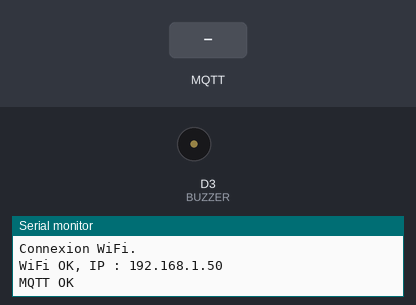
Bench run of a sketch on a simulated Arduino Uno R4 WiFi. Parts: buzzer (waves = sounding), the last lines printed to the serial monitor. The inputs (shaded band) are chosen by the test bench. WiFi joins after 1.5 s; servers stay silent unless stated; random numbers use the default seed unless the sketch sets one; no MQTT or app messages arrive unless stated.

Above: at 8.7 s.
8.8 s: MQTT message "bip" arrives on the first subscribed topic
At 8.9 s:
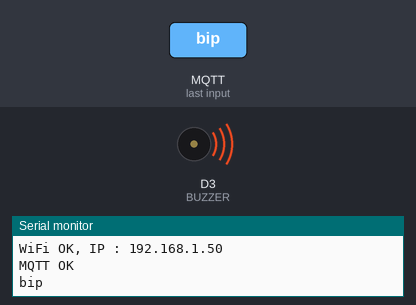
10.5 s: MQTT message "1" arrives on the first subscribed topic
At 11.1 s:
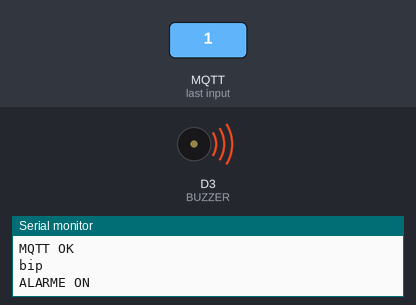
12.0 s: MQTT message "0" arrives on the first subscribed topic
Timing chart, 0 to 15.0 s (numbered marks = the images above; inputs shaded):
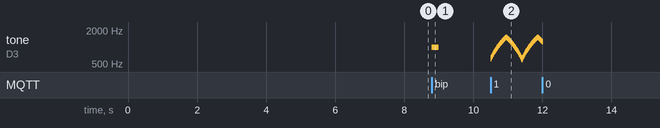

The sketch:

code_arduino_2.ino
```cpp
#include <WiFiS3.h>
#include <PubSubClient.h>

//const char ssid[] = "iPhone de kh";
//const char pass[] = "1234@@@@";
const char ssid[] = "iPhone";
const char pass[] = "Baudsouvv";

// ---- MQTT ----
const char *mqtt_broker = "broker.emqx.io";
const int   mqtt_port   = 1883;
const char *TOPIC_ALARME_CMD = "dataCastres/alarme_cmd";

// ---- Matériel ----
const int BUZZER = 3;

// ---- Sirène ----
const int FREQ_MIN = 600;               // Hz
const int FREQ_MAX = 1500;              // Hz
const unsigned long DELAI_ETAPE = 10;   // ms entre deux changements de fréquence

WiFiClient wifiClient;
PubSubClient mqtt(wifiClient);
String client_id;

bool alarmeActive = false;              // piloté par Node-RED via MQTT
bool etaitActive  = false;              // détecte le moment où l'alarme s'arrête
int frequence = FREQ_MIN;
int pas = 20;
unsigned long derniereEtape = 0;
unsigned long lastReconnect = 0;

void connectWiFi() {
  noTone(BUZZER);                       // silence pendant la reconnexion
  Serial.print("Connexion WiFi");
  while (WiFi.status() != WL_CONNECTED) {
    WiFi.begin(ssid, pass);
    delay(3000);
    Serial.print(".");
  }
  while (WiFi.localIP() == IPAddress(0, 0, 0, 0)) delay(200);
  Serial.print("\nWiFi OK, IP : ");
  Serial.println(WiFi.localIP());
}

bool connectMQTT() {
  if (mqtt.connect(client_id.c_str())) {
    Serial.println("MQTT OK");
    mqtt.subscribe(TOPIC_ALARME_CMD);
    return true;
  }
  Serial.print("Echec MQTT, rc=");
  Serial.println(mqtt.state());
  return false;
}

void callback(char *topic, byte *payload, unsigned int length) {
  String msg;
  msg.reserve(length);                       // évite les réallocations mémoire
  for (unsigned int i = 0; i < length; i++) {
    msg += (char)payload[i];
  }
  msg.trim();

  // --- Message "bip" ---
  if (msg == "bip") {
    if (!alarmeActive) {                     // si la sirène tourne déjà, inutile
      tone(BUZZER, 1000, 200);     // avec durée : non bloquant
    }
    Serial.println("bip");
    return;
  }

  // --- Message "1" (alarme ON) ou autre (alarme OFF) ---
  bool nouvelEtat = (msg == "1");
  if (nouvelEtat != alarmeActive) {          // n'affiche que les changements
    alarmeActive = nouvelEtat;
    Serial.println(alarmeActive ? "ALARME ON" : "alarme off");
  }
}                                            // <-- l'accolade qui manquait

// Sirène qui monte puis redescend, sans bloquer la boucle
void sirene() {
  if (millis() - derniereEtape >= DELAI_ETAPE) {
    derniereEtape = millis();
    frequence += pas;

    if (frequence >= FREQ_MAX) {
      frequence = FREQ_MAX;
      pas = -abs(pas);
    } else if (frequence <= FREQ_MIN) {
      frequence = FREQ_MIN;
      pas = abs(pas);
    }
    tone(BUZZER, frequence);
  }
}

void setup() {
  pinMode(BUZZER, OUTPUT);
  Serial.begin(115200);
  delay(3000);

  randomSeed(analogRead(A0));
  client_id = "dataCastres-A2-" + String(random(0xFFFF), HEX);

  connectWiFi();
  mqtt.setServer(mqtt_broker, mqtt_port);
  mqtt.setCallback(callback);
  connectMQTT();
}

void loop() {
  unsigned long now = millis();

  if (WiFi.status() != WL_CONNECTED) connectWiFi();

  if (!mqtt.connected()) {
    if (now - lastReconnect >= 5000) {
      lastReconnect = now;
      connectMQTT();
    }
  } else {
    mqtt.loop();
  }

  if (alarmeActive) {
    sirene();
  } else if (etaitActive) {             // l'alarme vient de s'arrêter
    noTone(BUZZER);
    frequence = FREQ_MIN;
    pas = abs(pas);
  }
  etaitActive = alarmeActive;
}
```

Measured:
- after the input at 8.8 s, tone on D3 (BUZZER): silent → 1000 Hz at once, → silent 0.20 s later
- after the input at 10.5 s, tone on D3 (BUZZER): plays 620 Hz for 0.01 s, 640 Hz for 0.01 s, 660 Hz for 0.01 s, 680 Hz for 0.01 s, 700 Hz for 0.01 s, 720 Hz for 0.01 s … (148 notes in this stretch), starting at once
